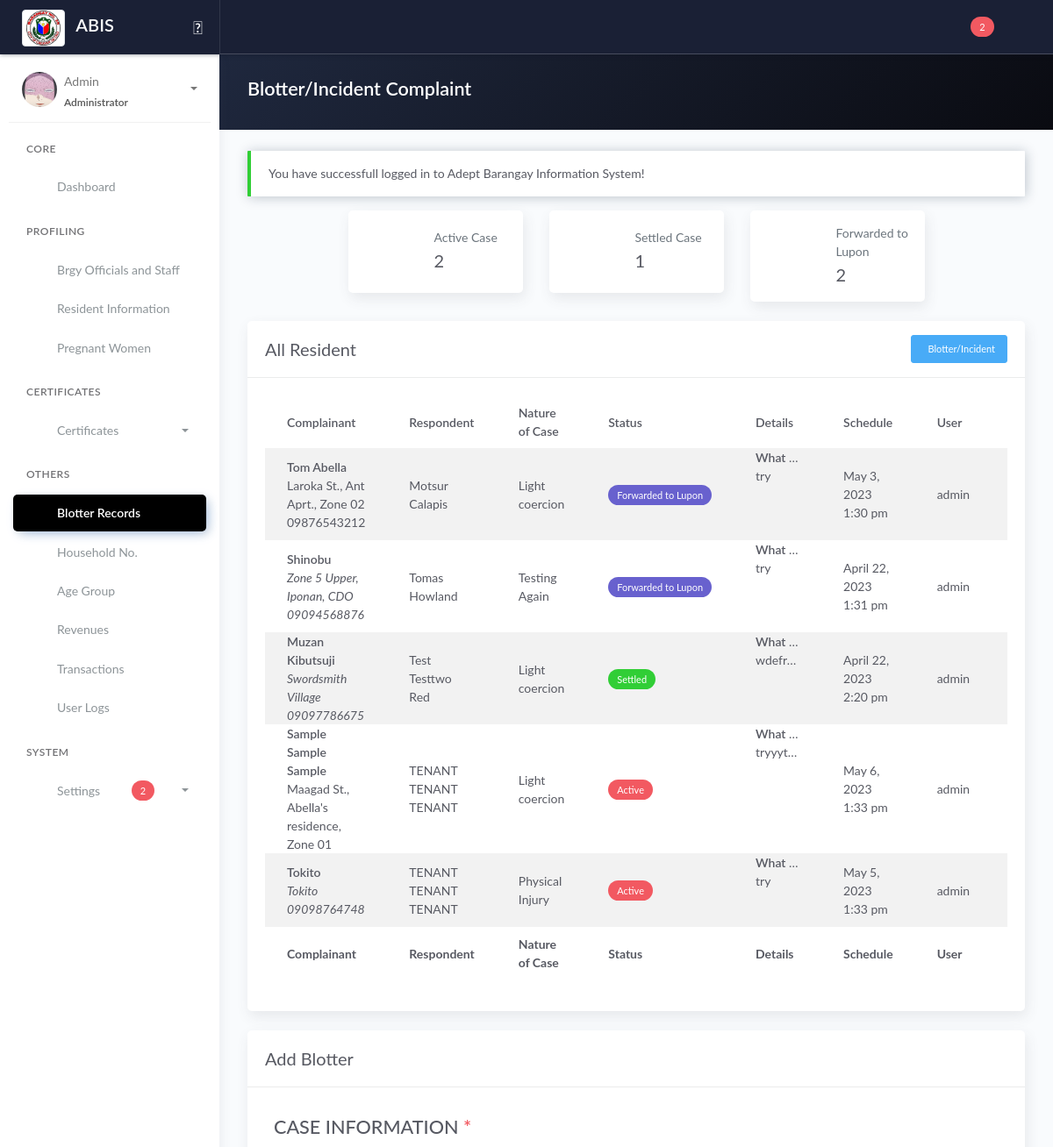
The app's page /blotter.php (signed in, upper part), older data.
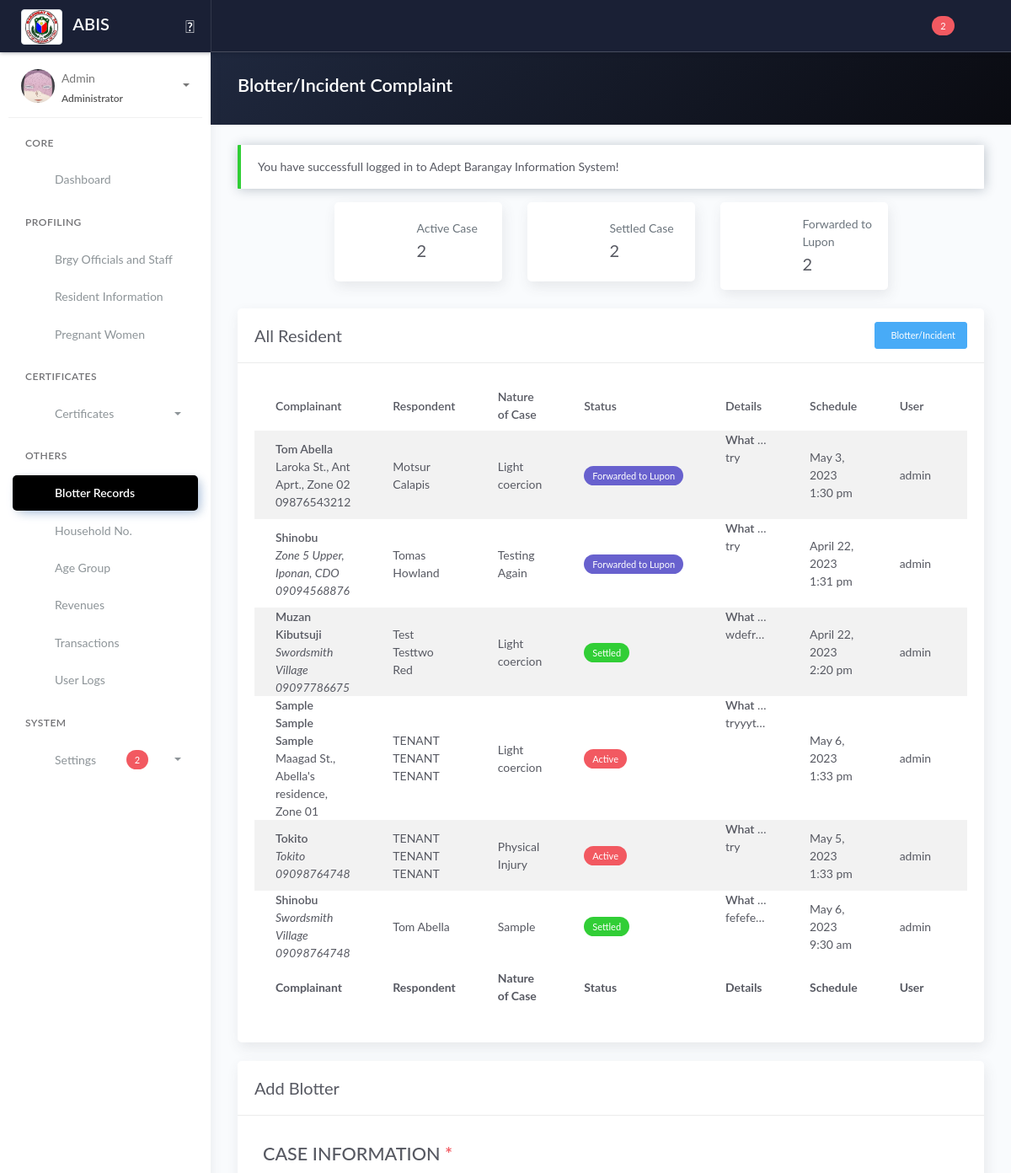
The same page, newer data.
### tables this page shows
CREATE TABLE `tblblotter` (
  `id_blotter` int(11) NOT NULL,
  `noc_id` varchar(100) DEFAULT NULL,
  `noc_others` varchar(100) DEFAULT 'N/A',
  `comp_id` varchar(10) DEFAULT 'N/A',
  `comp_nameNotResident` varchar(255) DEFAULT 'N/A',
  `comp_addNotResident` varchar(255) DEFAULT 'N/A',
  `comp_cnumNotResident` varchar(255) DEFAULT 'N/A',
  `comp_what` text DEFAULT NULL,
  `comp_what2` text DEFAULT NULL,
  `resp_id` varchar(255) DEFAULT NULL,
  `blotter_status` varchar(50) DEFAULT 'Active',
  `created_at_blotter` timestamp NOT NULL DEFAULT current_timestamp(),
  `updated_at_blotter` timestamp NOT NULL DEFAULT current_timestamp() ON UPDATE current_timestamp(),
  `id_user` varchar(25) DEFAULT NULL
);

CREATE TABLE `tblresident2` (
  `id_resident` int(11) NOT NULL,
  `national_id` varchar(100) NOT NULL,
  `region` varchar(10) NOT NULL,
  `city` varchar(100) NOT NULL,
  `province` varchar(100) NOT NULL,
  `barangay` varchar(100) NOT NULL,
  `citizenship` varchar(100) NOT NULL,
  `picture` text NOT NULL,
  `firstname` varchar(100) NOT NULL,
  `middlename` varchar(100) NOT NULL,
  `lastname` varchar(100) NOT NULL,
  `ext` varchar(10) NOT NULL,
  `alias` varchar(20) NOT NULL,
  `birthplace` varchar(100) NOT NULL,
  `birthdate` date NOT NULL,
  `sex` varchar(20) NOT NULL,
  `civilstatus` varchar(20) NOT NULL,
  `residence_type` varchar(25) NOT NULL COMMENT 'new; co-occupant; tenant',
  `id_household` int(80) NOT NULL,
  `family_head` varchar(10) NOT NULL,
  `date_of_residence` date NOT NULL,
  `vstatus` varchar(10) NOT NULL,
  `identified_as` varchar(20) NOT NULL,
  `phone` varchar(100) NOT NULL,
  `email` varchar(100) NOT NULL,
  `occupation` varchar(100) NOT NULL,
  `resident_type` int(20) NOT NULL DEFAULT 1 COMMENT '1 = Alive; 0 = Deceased',
  `id_org` varchar(100) NOT NULL,
  `pwd` varchar(5) NOT NULL,
  `indigent` varchar(5) NOT NULL,
  `remarks` text NOT NULL,
  `res_updated_at` timestamp NOT NULL DEFAULT current_timestamp() ON UPDATE current_timestamp(),
  `id_user` int(11) NOT NULL
);

CREATE TABLE `tbl_household` (
  `id_household` int(11) NOT NULL,
  `household_number` int(100) NOT NULL,
  `house_no` int(100) NOT NULL COMMENT '(2.1)',
  `id_purok` varchar(50) NOT NULL,
  `household_street_name` varchar(100) NOT NULL COMMENT '(2.2)',
  `household_address` varchar(250) NOT NULL COMMENT '(2.3)',
  `household_type` varchar(250) NOT NULL
);

CREATE TABLE `tblpurok` (
  `id_purok` int(11) NOT NULL,
  `purok_name` varchar(255) DEFAULT NULL,
  `purok_details` text DEFAULT NULL
);

CREATE TABLE `tbl_nature_of_case` (
  `noc_id` int(11) NOT NULL,
  `noc_name` varchar(100) NOT NULL,
  `noc_details` varchar(255) NOT NULL,
  `id_user` varchar(10) NOT NULL,
  `noc_updated_at` timestamp NOT NULL DEFAULT current_timestamp() ON UPDATE current_timestamp()
);

CREATE TABLE `tblblotter_schedule` (
  `id_blotter_schedule` int(11) NOT NULL,
  `id_blotter` int(11) NOT NULL,
  `blotter_date` date NOT NULL,
  `blotter_time` time NOT NULL,
  `created_at_blotter_schedule` timestamp NOT NULL DEFAULT current_timestamp(),
  `updated_at_blotter_schedule` timestamp NOT NULL DEFAULT current_timestamp() ON UPDATE current_timestamp()
);

CREATE TABLE `tbl_users` (
  `id_user` int(11) NOT NULL,
  `user_username` varchar(50) DEFAULT NULL,
  `user_firstname` varchar(100) NOT NULL,
  `user_middlename` varchar(100) NOT NULL,
  `user_lastname` varchar(100) NOT NULL,
  `password` varchar(100) DEFAULT NULL,
  `user_type` varchar(20) DEFAULT NULL,
  `avatar` text DEFAULT NULL,
  `status` varchar(8) NOT NULL DEFAULT 'Active',
  `created_at` timestamp NOT NULL DEFAULT current_timestamp(),
  `updated_at` timestamp NOT NULL DEFAULT current_timestamp() ON UPDATE current_timestamp()
);

### blotter.php (the view, shortened to what the rows shown need)
<?php include 'server/server.php' ?>
<?php
$query  = "SELECT *, tblblotter.id_blotter as id, tbl_users.id_user as user_id FROM tblblotter JOIN tbl_users ON tbl_users.id_user=tblblotter.id_user";
$result = $conn->query($query);
$blotter = array();
while ($row = $result->fetch_assoc()) {
	$blotter[] = $row;
}
$query4 = "SELECT * FROM tblresident2 ORDER BY firstname ASC";
$result4 = $conn->query($query4);
?>
<!DOCTYPE html>
<html lang="en">
<head>
	<?php include 'templates/header.php' ?>
	<link rel="stylesheet" href="assets/js/plugin/dataTables.dateTime.min.css">
	<link rel="stylesheet" href="assets/js/plugin/datatables/Buttons-1.6.1/css/buttons.dataTables.min.css">
	<link rel="stylesheet" href="assets/css/select2.min.css" />
	<link rel="stylesheet" href="https://cdn.jsdelivr.net/npm/@ttskch/select2-bootstrap4-theme@x.x.x/dist/select2-bootstrap4.min.css">
</head>
<body>
	<div class="wrapper">
		<div class="main-panel">
			<div class="content">
				<div class="panel-header bg-dark-gradient">
					<div class="page-inner">
						<div class="d-flex align-items-left align-items-md-center flex-column flex-md-row">
							<div>
								<h2 class="text-white fw-bold">Blotter/Incident Complaint</h2>
							</div>
						</div>
					</div>
				</div>
				<div class="page-inner">
					<div class="row mt--2">
						<div class="col">
							<div class="card">
								<div class="card-body">
									<div class="table-responsive">
										<table id="blottertable" class="display table table-striped">
											<thead>
												<tr>
													<th scope="col">Complainant</th>
													<th scope="col">Respondent</th>
													<th scope="col">Nature of Case</th>
													<th scope="col">Status</th>
													<th scope="col">Details</th>
													<th scope="col">Schedule</th>
													<th scope="col">User</th>
													<?php if (isset($_SESSION['username'])) : ?>
														<th scope="col">Created</th>
													<?php endif ?>
												</tr>
											</thead>
											<tbody>
												<?php if (!empty($blotter)) : ?>
													<?php foreach ($blotter as $row) : ?>
														<tr>
															<td>
																<?php
																if ($row['comp_id'] !== "N/A") {
																	$comp_id = $row['comp_id'];
																	$sqlComplainant = "SELECT * FROM tblresident2 WHERE id_resident = '$comp_id'";
																	$queryComplainant = $conn->query($sqlComplainant);
																	$complainant = $queryComplainant->fetch_assoc();
																	$h_id = $complainant['id_household'];
																	$queryHouseholdNumber = "SELECT * FROM tbl_household WHERE id_household='$h_id'";
																	$resultHouseholdNumber = $conn->query($queryHouseholdNumber);
																	$householdnum = $resultHouseholdNumber->fetch_assoc();
																	$p_name = $householdnum['id_purok'];
																	$queryPurokName = "SELECT * FROM tblpurok WHERE id_purok='$p_name'";
																	$resultPurokName = $conn->query($queryPurokName);
																	$pname = $resultPurokName->fetch_assoc();
																	echo "<span class='fw-bold'>" . $complainant['firstname'] . ' ' . $complainant['middlename'] . ' ' . $complainant['lastname'] . "</span><br>" . $householdnum['household_street_name'] . ', ' . $householdnum['household_address'] . ', ' . $pname['purok_name'] . '<br>' . $complainant['phone'];
																} elseif ($row['comp_id'] == "N/A") {
																	echo "<span class='fw-bold'>" . $row['comp_nameNotResident'] . "</span><br><span class='font-italic'>" . $row['comp_addNotResident'] . '<br>' . $row['comp_cnumNotResident'] . '</span>';
																}
																?>
															</td>
															<td>
																<?php
																if (isset($row['resp_id'])) {
																	$resp_name = $row['resp_id'];
																	$sqlRespondent = "SELECT * FROM tblresident2 WHERE id_resident = '$resp_name'";
																	$queryRespondent = $conn->query($sqlRespondent);
																	foreach ($queryRespondent as $respondent) {
																		echo $f_name = $respondent['firstname'] . ' ' . $respondent['middlename'] . ' ' . $respondent['lastname'];
																	}
																}
																?>
															</td>
															<td>
																<?php
																if ($row['noc_id'] == 'Others') {
																	echo ucwords($row['noc_others']);
																} else {
																	$noc = $row['noc_id'];
																	$sqlNoc = "SELECT * FROM tbl_nature_of_case WHERE noc_id='$noc'";
																	$queryNoc = $conn->query($sqlNoc);
																	foreach ($queryNoc as $nocName) {
																		echo $nocName['noc_name'];
																	}
																}
																?>
															</td>
															<td>
																<?php if ($row['blotter_status'] == 'Settled') : ?>
																	<span class="badge badge-success">Settled</span>
																<?php elseif ($row['blotter_status'] == 'Active') : ?>
																	<span class="badge badge-danger">Active</span>
																<?php elseif ($row['blotter_status'] == 'Forwarded to Lupon') : ?>
																	<span class="badge badge-secondary">Forwarded to Lupon</span>
																<?php endif ?>
															</td>
															<td class="d-inline-block text-truncate" style="max-width: 100px;"><?= '<b>What happened: </b>' . '<br>' . $row['comp_what'] . '<br><br>' . '<b>Action: </b>' . '<br>' . $row['comp_what2'] ?></td>
															<td>
																<?php
																$getIdBlotter = $row['id_blotter'];
																$queryGetSched = "SELECT * FROM tblblotter_schedule WHERE id_blotter = '$getIdBlotter' ORDER BY id_blotter_schedule DESC LIMIT 1";
																$resultGetSched = $conn->query($queryGetSched);
																$GetSched = $resultGetSched->fetch_assoc();
																?>
																<?= date("F j, Y", strtotime($GetSched['blotter_date'])) . ' ' . date("g:i a", strtotime($GetSched['blotter_time'])) ?>
															</td>
															<td><?= $row['user_username'] ?></td>
															<?php if (isset($_SESSION['username'])) : ?>
																<td><?= date("F j, Y, g:i a", strtotime($row['created_at_blotter'])) ?></td>
															<?php endif ?>
														</tr>
													<?php endforeach ?>
												<?php endif ?>
											</tbody>
											<tfoot>
												<tr>
													<th scope="col">Complainant</th>
													<th scope="col">Respondent</th>
													<th scope="col">Nature of Case</th>
													<th scope="col">Status</th>
													<th scope="col">Details</th>
													<th scope="col">Schedule</th>
													<th scope="col">User</th>
													<?php if (isset($_SESSION['username'])) : ?>
														<th scope="col">Created</th>
													<?php endif ?>
												</tr>
											</tfoot>
										</table>
									</div>
								</div>
							</div>
						</div>
					</div>
					<div class="row mt--2" id="addBlotterForm">
						<div class="col-md-12">
							<div class="card">
								<div class="card-body">
									<form method="POST" action="model/save_blotter.php" onsubmit="return confirm('Are you sure you want to submit this form?');">
										<div class="row">
											<div class="col-md-6">
												<div class="form-group">
													<b>
														<h2>CASE INFORMATION<span class="text-danger"><b> *</b></span></h2>
													</b>
												</div>
											</div>
										</div>
								</div>
							</div>
						</div>
					</div>
				</div>
			</div>
		</div>
	</div>
	<?php include 'templates/footer.php' ?>
</body>
</html>

Row changes from the older to the newer data that the page shows:
added tblblotter: comp_nameNotResident "Shinobu", comp_addNotResident "Swordsmith Village", comp_cnumNotResident "09098764748", noc_others "Sample", blotter_status "Settled", comp_what "fefefe…", tblblotter_schedule.blotter_date "May 6, 2023", tblblotter_schedule.blotter_time "9:30 am", id_user.user_username "admin"
now on this page (row unchanged): tblresident2: firstname+middlename+lastname "Tom Abella", shown under "Shinobu"
Text that changed along with them:
$settled: "1" → "2"
